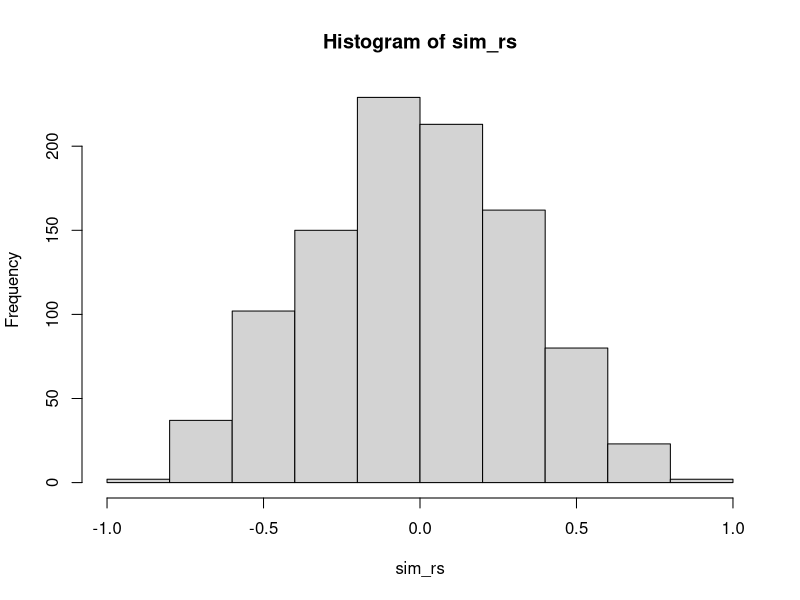

Here is the R script that generated this plot:
## ---- chunk 1
knitr::opts_chunk$set(echo = TRUE)
## ---- chunk 2
X <- c(1,4,3,2,5,4,3,6,7,8)
Y <- c(1,3,6,7,8,2,8,7,6,9)

## ---- chunk 3
(my_cor <- cor.test(X,Y))

## ---- chunk 4
sim_rs <- replicate(1000,cor(sample(X),sample(Y)))
hist(sim_rs)

length(sim_rs[sim_rs >= cor(X,Y)])/1000

## ---- chunk 5

sort(X)
sort(Y, decreasing = TRUE)

sum(sort(X)*sort(Y, decreasing = TRUE))

## ---- chunk 6
sum(sort(X)*sort(Y))

